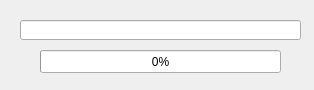
<?xml version="1.0" encoding="UTF-8"?>
<ui version="4.0">
 <class>Dialog</class>
 <widget class="QDialog" name="Dialog">
  <property name="geometry">
   <rect>
    <x>0</x>
    <y>0</y>
    <width>314</width>
    <height>90</height>
   </rect>
  </property>
  <property name="windowTitle">
   <string>Executing...</string>
  </property>
  <widget class="QProgressBar" name="progress_bar">
   <property name="geometry">
    <rect>
     <x>40</x>
     <y>50</y>
     <width>241</width>
     <height>23</height>
    </rect>
   </property>
   <property name="value">
    <number>0</number>
   </property>
  </widget>
  <widget class="QLineEdit" name="progress_text">
   <property name="geometry">
    <rect>
     <x>20</x>
     <y>20</y>
     <width>281</width>
     <height>20</height>
    </rect>
   </property>
   <property name="autoFillBackground">
    <bool>false</bool>
   </property>
   <property name="readOnly">
    <bool>true</bool>
   </property>
  </widget>
 </widget>
 <resources/>
 <connections/>
</ui>
